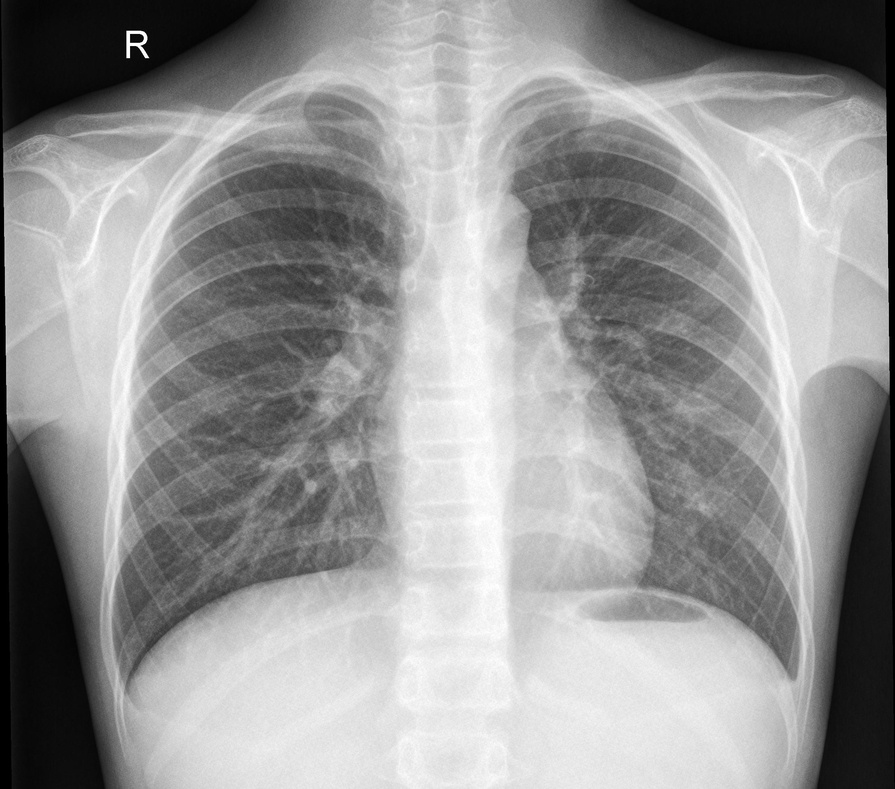
#> input picture images/x-ray/NORMAL2-IM-0329-0001.jpeg, 895 x 789 px, shrunk from 2216 x 1953 before the run
$ python main.py
#> lines starting #> are read from the running program, lines starting #| are printed output that depends on the picture
#> further down, im is the input picture: shape (789, 895, 3); min 0, max 255, mean 149.7
### preprocessing.py
import cv2
import numpy as np
import math

def splitY(overlap, image):
#> called with overlap = 0.3
    assert 0 <= overlap and overlap < 1, "overlapping area should be a positive percentage less than 1 in decimal notation"
    print(image.shape)
#| (789, 895, 3)
    height = image.shape[0]
    top_end = math.ceil((height + 0.5*height*overlap) / 2)
    bottom_start = height - top_end
    top = image[:top_end]
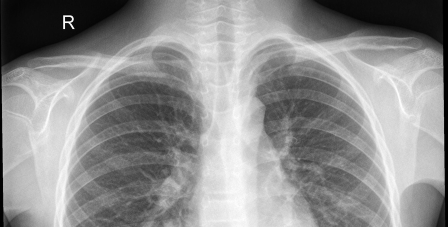
#> top: shape (454, 895, 3) (shown at 1/2 size); min 0, max 255, mean 143.9
    bottom = image[bottom_start:]
    return image,top,bottom

# [9 lines left out: function splitX, not called in this run]

### cv.py
#!/usr/bin/env python3
# -*- coding: utf-8 -*-
"""
Created on Thu Mar 11 17:37:43 2021

@author: s174162
"""
import numpy as np
import cv2
from scipy.ndimage import maximum_filter
import random
import matplotlib.pyplot as plt

# [145 lines left out: functions box3d, projectpoints, projectpointsdist, RotationMatrix, triangulate, skewsymmetricmatrix and 2 more, not called in this run]

def gaussian1DKernel(s):
    # g = 1D gaussian kernel
    # gx = derivative of g
    # s = gaussian width (sigma)
    kSize = 4; # kernelsize
    t = s**2
    v = kSize*s
    x = np.arange(-np.ceil(v+1),np.ceil(v+1))
    g = np.exp(-x**2/(2*t))
    gx = -x/(t)*g
    g = g.reshape((-1,1))
    gx = gx.reshape((-1,1))

    return g, gx

def gaussianSmoothing(im, s):
    # [4 lines of commented-out code are left out]

    g, gx = gaussian1DKernel(s)
    I = cv2.filter2D(cv2.filter2D(im,-1,g),-1,g.T)
    Ix = cv2.filter2D(cv2.filter2D(im,-1,gx),-1,g.T)
    Iy = cv2.filter2D(cv2.filter2D(im,-1,g),-1,gx.T)

    return I, Ix, Iy

def smoothedHessian(im, s, eps):
    g, gx = gaussian1DKernel(s)
    g_eps, gx_eps = gaussian1DKernel(eps)
    I, Ix, Iy = gaussianSmoothing(im, s)

    # elements in C matrix
    a = cv2.filter2D(Ix**2,-1,g_eps) # upper left corner
    b = cv2.filter2D(Iy**2,-1,g_eps) # lower right corner
    c = cv2.filter2D(Ix*Iy,-1,g_eps) # upper right corner = lower left corner

    return a, b, c

def harrisMeasure(im, s, eps, k):
    a, b, c = smoothedHessian(im, s, eps)
    r = a*b-c**2-k*(a+b)**2

    return r

def cornerDetector(im, s, eps, k, tau):
    # c = list of points where r is the local maximum and larger than some relative threshold i.e. r(x,y) > tau
    r = harrisMeasure(im, s, eps, k)
    footprint = np.array([[1, 1, 1],
                          [1, 0, 1],
                          [1, 1, 1]])
    maxs = maximum_filter(r, footprint=footprint)
    col,row = np.where(maxs!=0) # get indices of local maxima
    vals = r[col,row]

    row = row[vals > tau]
    col = col[vals > tau]

    c = np.array([row,col])
    rout = r[c[1,:],c[0,:]]

    return c, rout

def getGaussDerivative(t):
    '''
    Computes kernels of Gaussian and its derivatives.
    Parameters
    ----------
    t : float
        Vairance - t.

    Returns
    -------
    g : numpy array
        Gaussian.
    dg : numpy array
        First order derivative of Gaussian.
    ddg : numpy array
        Second order derivative of Gaussian
    dddg : numpy array
        Third order derivative of Gaussian.

    '''

    kSize = 5
    sigma = np.sqrt(t)
    x = np.arange(int(-np.ceil(sigma*kSize)), int(np.ceil(sigma*kSize))+1)
    x = np.reshape(x,(-1,1))
    g = np.exp(-x**2/(2*t))
    g = g/np.sum(g)
    dg = -x/t*g
    ddg = -g/t - x/t*dg
    dddg = -2*dg/t - x/t*ddg
    return g, dg, ddg, dddg

def scaleSpaced(im, sigma, n):
    # Im_scales = a scale space of the original image Im.
    m = 3+n
    k = 2**(1/n) # scale factor
    r,c = im.shape
    im_scales = np.zeros((r,c,m))
    tStep = np.zeros(m)

    Lg = im
    for i in range(m):
        sigma_new = sigma*k**i
        t = sigma_new**2
        g, dg, ddg, dddg = getGaussDerivative(t)
        im_scales[:,:,i] = cv2.filter2D(cv2.filter2D(im, -1, g), -1, g.T)

    return im_scales

def differenceOfGaussian(im, sigma, n):
    # DoG = scale space difference of Gaussians of the original image im
    m = 3+n
    r,c = im.shape
    DoG = np.zeros((r,c,m-1))

    im_scales = scaleSpaced(im, sigma, n)
    for i in range(m-1):
        DoG[:,:,i] = im_scales[:,:,i+1]-im_scales[:,:,i]

    return DoG

def detectBlobs(im, sigma, n, thres):
    # blobs = the blobs (pixels) of the original image Im with a DoG larger than a threshold.
    DoG = differenceOfGaussian(im, sigma, n)

    footprint = np.ones((3,3,3))
    footprint[1,1,1]=0
    maxs = maximum_filter(np.abs(DoG), footprint=footprint)
    maxs = maxs[:,:,1:DoG.shape[-1]-1] # don't need the first and last

    col, row, layer = np.where(maxs > 0) # find local maximas
    vals = np.abs(DoG[col,row,layer])

    row = row[vals >= thres]
    col = col[vals >= thres]
    layer = layer[vals >= thres] # scale layer

    blobs = np.array([row,col,layer])

    return blobs

# [34 lines left out: function localiseKeypoints, not called in this run]


# https://datahacker.rs/005-how-to-create-a-panorama-image-using-opencv-with-python/
def warpImages(img1, img2, H):

  rows1, cols1 = img1.shape[:2]
  rows2, cols2 = img2.shape[:2]

  list_of_points_1 = np.float32([[0,0], [0, rows1],[cols1, rows1], [cols1, 0]]).reshape(-1, 1, 2)
  temp_points = np.float32([[0,0], [0,rows2], [cols2,rows2], [cols2,0]]).reshape(-1,1,2)

  # When we have established a homography we need to warp perspective
  # Change field of view
  list_of_points_2 = cv2.perspectiveTransform(temp_points, H)

  list_of_points = np.concatenate((list_of_points_1,list_of_points_2), axis=0)

  [x_min, y_min] = np.int32(list_of_points.min(axis=0).ravel() - 0.5)
  [x_max, y_max] = np.int32(list_of_points.max(axis=0).ravel() + 0.5)

  translation_dist = [-x_min,-y_min]

  H_translation = np.array([[1, 0, translation_dist[0]], [0, 1, translation_dist[1]], [0, 0, 1]])

  output_img = cv2.warpPerspective(img2, H_translation.dot(H), (x_max-x_min, y_max-y_min))
  output_img[translation_dist[1]:rows1+translation_dist[1], translation_dist[0]:cols1+translation_dist[0]] = img1

  return output_img

# [41 lines left out: functions simpleDescriptor, opencv_keypoints, brief_descriptor, not called in this run]

def Homography(good1, kp11, kp21, topGray, bottomGray):
    flattened = [val for sublist in good1 for val in sublist]

    src_pts = np.float32([ kp11[m.queryIdx].pt for m in flattened ]).reshape(-1,1,2)
    dst_pts = np.float32([ kp21[m.trainIdx].pt for m in flattened ]).reshape(-1,1,2)
    H, mask = cv2.findHomography(src_pts, dst_pts, cv2.RANSAC,5.0)
    matchesMask = mask.ravel().tolist()

    h,w = topGray.shape
    pts = np.float32([ [0,0],[0,h-1],[w-1,h-1],[w-1,0] ]).reshape(-1,1,2)
    dst = cv2.perspectiveTransform(pts,H)
    bottomGray_copy = bottomGray.copy()
    bottomGrayLine = cv2.polylines(bottomGray_copy,[np.int32(dst)],True,255,3, cv2.LINE_AA)

    draw_params = dict(matchColor = (0,255,0), # draw matches in green color
                       singlePointColor = None,
                       matchesMask = matchesMask, # draw only inliers
                       flags = 2)

    img3 = cv2.drawMatches(topGray,kp11,bottomGrayLine,kp21,flattened,None,**draw_params)
    plt.imshow(img3, 'gray'),plt.show()
    return H,topGray,bottomGrayLine

### main.py
### CV project

#%% imports

import cv2
import matplotlib.pyplot as plt
import matplotlib.image as mpimg
import numpy as np
import preprocessing as pre
import cv as cvfunctions

#%% pre

## Image preprocessing
# choose 1 image: NORMAL2-IM-0329-0001.jpeg
# divide image into two parts with 30% overlap, use open cv

filename = 'NORMAL2-IM-0329-0001.jpeg'
im = cv2.imread('images/x-ray/'+filename)

full,top,bottom = pre.splitY(0.3,im)

# convert to gray scale
topGray = cv2.cvtColor(top, cv2.COLOR_BGR2GRAY)
bottomGray = cv2.cvtColor(bottom, cv2.COLOR_BGR2GRAY)

fig, axs = plt.subplots(1, 3)
axs = axs.flatten()
for img, ax in zip([top,full,bottom], axs):
    ax.axes.get_xaxis().set_visible(False)
    ax.axes.get_yaxis().set_visible(False)
    ax.imshow(img)
#> this loop made 3 passes
fig.suptitle('Image split')
axs[0].set_title('Top part')
axs[1].set_title('Full image')
axs[2].set_title('Bottom part')


#%% SIFT - Use Difference of Gaussians (DoG) (week 7)
# in order to use SIFT we use DoG to detect BLOBs. DetectBlobs does this.
# set parameters
sigma = 1.6
n = 3 # n ~ 3
thres = 0.01 # thres ~ 0.01

# find blobs
blobsTop = cvfunctions.detectBlobs(topGray/255.0, sigma, n, thres)
blobsBot = cvfunctions.detectBlobs(bottomGray/255.0, sigma, n, thres)

# show blobs
fig, ax = plt.subplots(figsize = (20,10), nrows = 1, ncols = 2)
ax[0].imshow(topGray,cmap='gray')
ax[0].scatter(blobsTop[0,:], blobsTop[1,:],s=25,c='r',marker='.')
ax[1].imshow(bottomGray,cmap='gray')
ax[1].scatter(blobsBot[0,:], blobsBot[1,:],s=25,c='r',marker='.')
plt.title = 'Blobs'
plt.show()
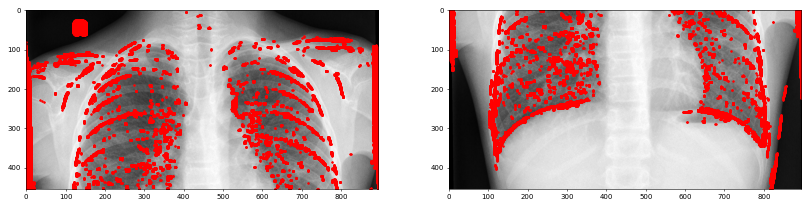
#> figure drawn by matplotlib, 2 panels

# Initiate SIFT detector
sift = cv2.SIFT_create()
# find the keypoints and descriptors with SIFT
kp1, des1 = sift.detectAndCompute(topGray,None)
#> kp1 = 343 keypoints; strongest (x, y, size): (128, 56, 3), (146, 56, 3), (128, 33, 3.6), (136, 38, 5.8)
kp2, des2 = sift.detectAndCompute(bottomGray,None)
#> kp2 = 234 keypoints; strongest (x, y, size): (105, 193, 56.9), (9, 83, 5.1), (10, 83, 6.5), (7, 49, 1.9)

# BFMatcher with default params
bf = cv2.BFMatcher()
matches = bf.knnMatch(des1,des2,k=2)
#> matches = 343 matches
# Apply ratio test
good = []
for m,n in matches:
    if m.distance < 0.75*n.distance:
        good.append([m])
#> after the loop, good = 85 matches

# cv.drawMatchesKnn expects list of lists as matches.
plt.figure(figsize=(30,20))
img3 = cv2.drawMatchesKnn(topGray,kp1,bottomGray,kp2,good,None,flags=cv2.DrawMatchesFlags_NOT_DRAW_SINGLE_POINTS)
cv2.imshow('SIFT', img3)

# Find homography
H, topGray, bottomGrayLine = cvfunctions.Homography(good, kp1, kp2, topGray, bottomGray)
#> in Homography, `src_pts = np.float32([ kp11[m.queryIdx].pt for m in flattened ]).resha..`: src_pts = 85 rows, first 8: [4.16, 171.3], [5.47, 415.7], [6.12, 324], [6.91, 383.6], [8.03, 441.5], [9.45, 417.7], [10.16, 417.5], [143.6, 390.1]
#> in Homography, `dst_pts = np.float32([ kp21[m.trainIdx].pt for m in flattened ]).resha..`: dst_pts = 85 rows, first 8: [6.91, 48.61], [5.47, 80.66], [6.91, 48.61], [6.91, 48.61], [8.03, 106.5], [9.45, 82.67], [10.16, 82.52], [143.6, 55.14]
#> in Homography, `H, mask = cv2.findHomography(src_pts, dst_pts, cv2.RANSAC,5.0)`: H = [[1, 8.84e-05, -0.0517], [2.78e-05, 1, -335], [6.29e-08, -1.42e-06, 1]]; mask = 85 values, max 1 at index 1, min 0 at index 0, mean 0.847
#> in Homography, `matchesMask = mask.ravel().tolist()`: matchesMask has the same summary as mask
#> in Homography, `dst = cv2.perspectiveTransform(pts,H)`: dst = [[-0.0517, -335], [-0.0117, 118], [894.1, 118.1], [893.5, -335]]
#> in Homography, `draw_params = dict(matchColor = (0,255,0),`: draw_params = 4 items
#> in Homography, `img3 = cv2.drawMatches(topGray,kp11,bottomGrayLine,kp21,flattened,None..`:
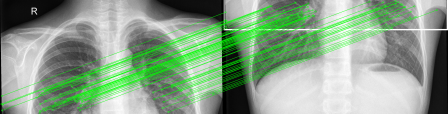
#> img3: shape (454, 1790, 3) (shown at 1/4 size); mean of channels 0, 1, 2 137.2, 162.2, 137.2; drawn as B, G, R

# Stitching
output = cvfunctions.warpImages(bottomGray, topGray, H)
#> in warpImages, `list_of_points_2 = cv2.perspectiveTransform(temp_points, H)`: list_of_points_2 = [[-0.0517, -335], [-0.0116, 119], [895.1, 119.1], [894.5, -335]]
#> in warpImages, `list_of_points = np.concatenate((list_of_points_1,list_of_points_2), a..`: list_of_points = [[0, 0], [0, 454], [895, 454], [895, 0], [-0.0517, -335], [-0.0116, 119], [895.1, 119.1], [894.5, -335]]
#> in warpImages, `[x_min, y_min] = np.int32(list_of_points.min(axis=0).ravel() - 0.5)`: x_min = 0; y_min = -335
#> in warpImages, `[x_max, y_max] = np.int32(list_of_points.max(axis=0).ravel() + 0.5)`: x_max = 895; y_max = 454
#> in warpImages, `translation_dist = [-x_min,-y_min]`: translation_dist = [0, 335]
#> in warpImages, `H_translation = np.array([[1, 0, translation_dist[0]], [0, 1, translat..`: H_translation = [[1, 0, 0], [0, 1, 335], [0, 0, 1]]
plt.imshow(output)
plt.show()

#%% Harris corners (week 6)
# convert to gray-scale
s = 15 # s = [15;50]
eps = 1.0 # eps > 0.5
k = 0.1 # k < 0.2
tau = 0 # tau ~ 0 ([-0.5;0.5])

ctop = cvfunctions.cornerDetector(topGray/255.0, s, eps, k, tau)
#> in cornerDetector, `row = row[vals > tau]`: row = 1031 values, max 807 at index 607, min 1 at index 1022, mean 450.7
#> in cornerDetector, `col = col[vals > tau]`: col = 1031 values from 0 to 453
#> in cornerDetector, `rout = r[c[1,:],c[0,:]]`: rout = 1031 values, max 4.42 at index 319, min 5.16e-08 at index 859, mean 0.313
cbot = cvfunctions.cornerDetector(bottomGray/255.0, s, eps, k, tau)
#> call 2 of harrisMeasure, with s = 15, eps = 1, k = 0.1
#> call 2 of smoothedHessian, with s = 15, eps = 1
#> call 2 of gaussianSmoothing, with s = 15
#> in gaussianSmoothing (call 2), `I = cv2.filter2D(cv2.filter2D(im,-1,g),-1,g.T)`:
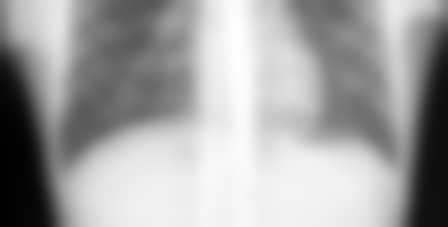
#> I: shape (454, 895) float64 (shown at 1/2 size); min 35.24, max 1344.7, mean 875.3; drawn with min black and max white
#> in smoothedHessian (call 2), `b = cv2.filter2D(Iy**2,-1,g_eps)`:
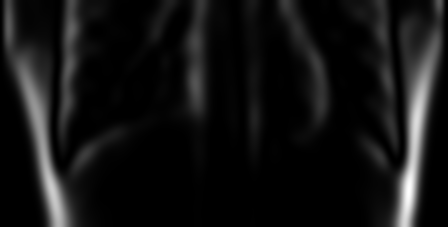
#> b: shape (454, 895) float64 (shown at 1/2 size); min 1.48e-08, max 1108, mean 83.6; drawn with min black and max white
#> in smoothedHessian (call 2), `c = cv2.filter2D(Ix*Iy,-1,g_eps)`:
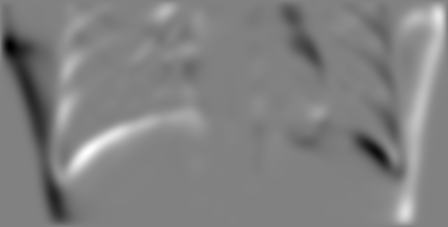
#> c: shape (454, 895) float64 (shown at 1/2 size); min -281.8, max 271.9, mean -0.5; drawn with min black and max white
#> in harrisMeasure (call 2), `r = a*b-c**2-k*(a+b)**2`:
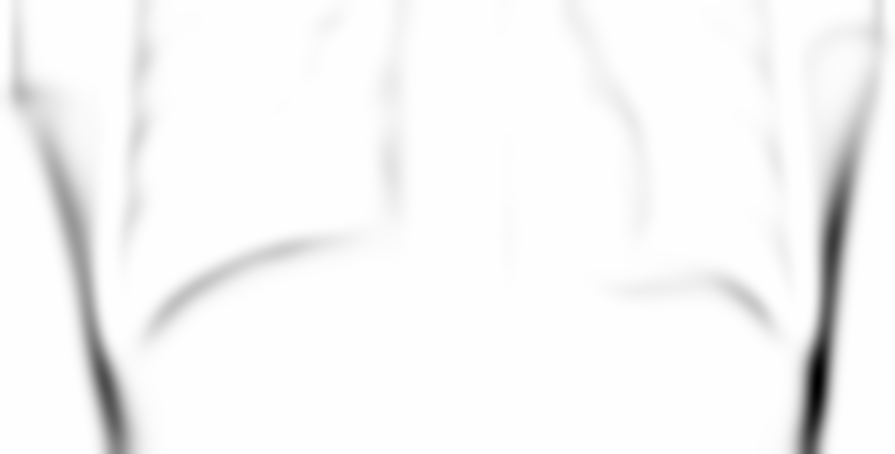
#> r: shape (454, 895) float64; min -124604.5, max 0.134, mean -4058.2; drawn with min black and max white

# plot image and corners
fig, ax = plt.subplots(figsize = (20,10), nrows = 1, ncols = 2)
ax[0].imshow(topGray,cmap='gray')
#> (the run stopped early here; a loop or call above may not have finished)

$ run again, with images/x-ray/NORMAL2-IM-0282-0001.jpeg copied over images/x-ray/NORMAL2-IM-0329-0001.jpeg
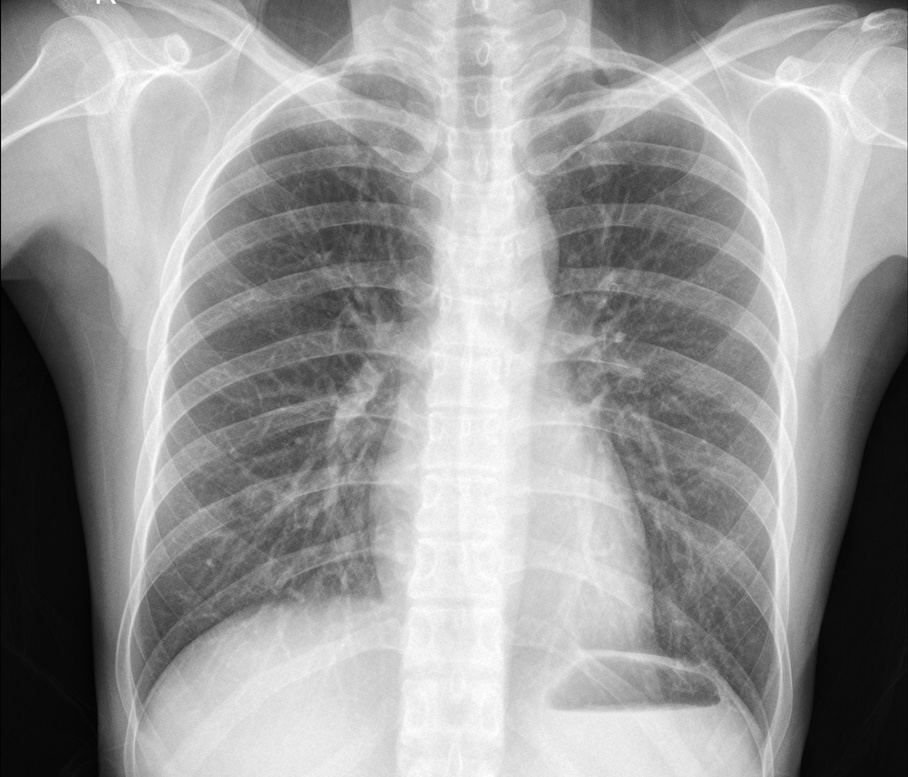
#> input picture images/x-ray/NORMAL2-IM-0282-0001.jpeg, 908 x 777 px, shrunk from 2667 x 2280 before the run
#> im is the input picture: shape (777, 908, 3); min 0, max 255, mean 153
#| (777, 908, 3)
#> the loop `for img, ax in zip([top,full,bottom], axs):` made 3 passes
#> kp1 = 346 keypoints; strongest (x, y, size): (632, 234, 120.1), (796, 323, 71.4), (673, 85, 43.1), (870, 22, 12.6)
#> kp2 = 323 keypoints; strongest (x, y, size): (300, 190, 123.6), (180, 294, 46.7), (696, 305, 77.4), (699, 365, 18.5)
#> matches = 346 matches
#> after the loop `for m,n in matches:`: good = 113 matches
#> src_pts = 113 rows, first 8: [168.3, 392.9], [174.8, 361.6], [180.9, 355.1], [181.5, 374.7], [192.8, 412], [202.2, 397.9], [206.7, 395.5], [212, 369.4]
#> dst_pts = 113 rows, first 8: [168.3, 62.93], [174.8, 31.61], [180.9, 25.05], [181.5, 44.65], [192.8, 81.99], [202.2, 67.86], [206.7, 65.52], [212, 39.43]
#> in Homography, `H, mask = cv2.findHomography(src_pts, dst_pts, cv2.RANSAC,5.0)`: H = [[1, -0.000199, 0.0146], [7.93e-05, 1, -330.1], [2.04e-07, -4e-07, 1]]; mask = 113 values, max 1 at index 0, min 0 at index 16, mean 0.982
#> matchesMask has the same summary as mask
#> dst = [[0.0146, -330.1], [-0.074, 116], [907, 116.1], [907, -330]]
#> draw_params = 4 items
#> in Homography, `img3 = cv2.drawMatches(topGray,kp11,bottomGrayLine,kp21,flattened,None..`:
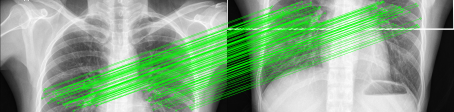
#> img3: shape (447, 1816, 3) (shown at 1/4 size); mean of channels 0, 1, 2 132.6, 166.9, 132.6; drawn as B, G, R
#> list_of_points_2 = [[0.0146, -330.1], [-0.0742, 117], [908, 117.1], [908, -330]]
#> list_of_points = [[0, 0], [0, 447], [908, 447], [908, 0], [0.0146, -330.1], [-0.0742, 117], [908, 117.1], [908, -330]]
#> x_min = 0; y_min = -330
#> x_max = 908; y_max = 447
#> translation_dist = [0, 330]
#> H_translation = [[1, 0, 0], [0, 1, 330], [0, 0, 1]]
#> row = 1651 values, max 907 at index 1634, min 1 at index 0, mean 451.5
#> col = 1651 values from 0 to 446
#> rout = 1651 values, max 1.81 at index 403, min 2.74e-13 at index 1634, mean 0.0856
#> in harrisMeasure (call 2), `r = a*b-c**2-k*(a+b)**2`:
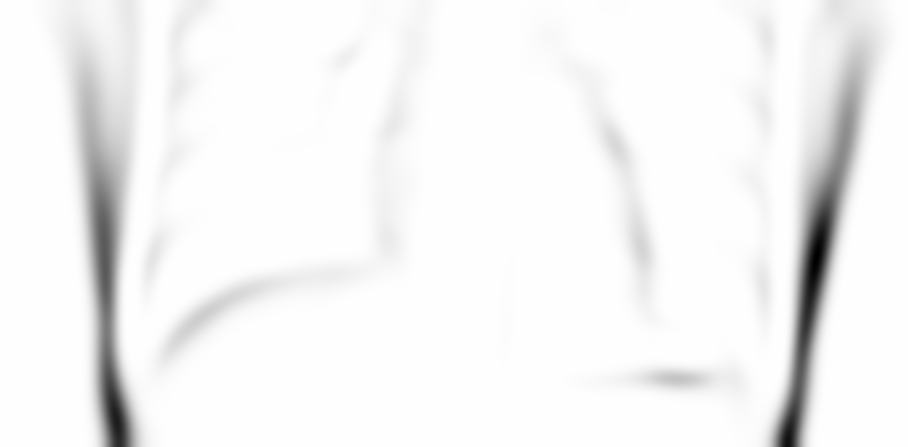
#> r: shape (447, 908) float64; min -102425.4, max 0.236, mean -4184.3; drawn with min black and max white
